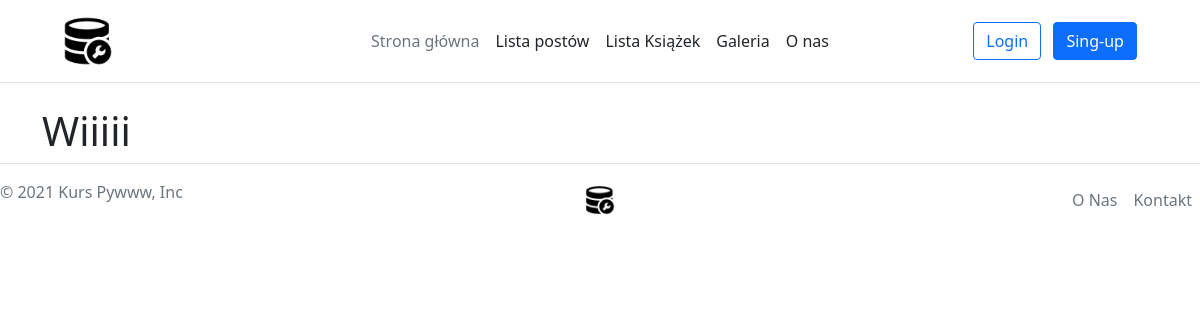
/galleries/, run on an earlier commit of the app's database.
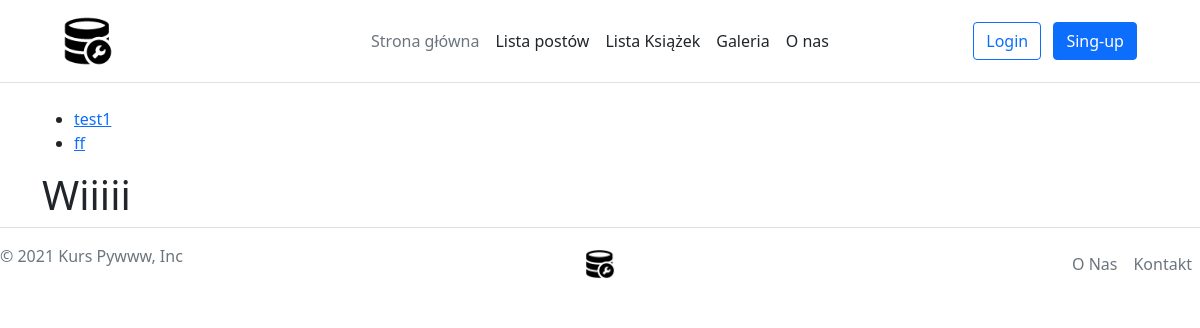
And on a later commit of the database.
### galleries/models.py (models this page shows, shortened)
class Gallery(Timestamped, SlugMixin):
    title = models.CharField(max_length=100)
    description = models.TextField(null=True, blank=True)
    status = models.CharField(max_length=15, choices=STATUS_CHOICES, default="new")

### galleries/views.py (the view)
# urls.py: path("", gallery_list, name="list"),
def gallery_list(request):
    galleries = Gallery.objects.filter(status='published')
    return render(request, 'galleries/list.html', {'galleries': galleries})

### galleries/templates/galleries/list.html (shortened to what this page needs)
{% extends 'base.html' %}
{% load static %}
{% block content %}
    <ul>
        {% for gallery in galleries %}
            {% if gallery.photos.all %}
            <li><a href="{% url 'galleries:details' gallery.id %}">{{ gallery.title }}</a></li>
            {% endif %}
        {% endfor %}
    </ul>
    <h1>Wiiiii</h1>
{% endblock %}

### templates/base.html (shortened to what this page needs)
    {% load static %}
    <!DOCTYPE html>
    <html lang="pl">
    <head>
        <link href="https://cdn.jsdelivr.net/npm/bootstrap@5.0.2/dist/css/bootstrap.min.css" rel="stylesheet">
    </head>
    <body>
        <header class="d-flex flex-wrap align-items-center justify-content-center justify-mb-between py-3 mb-4 border-bottom">
            <a href="{% url 'home' %}" class="d-flex align-items-center col-md-3 mb-2 mb-md-0 text=dark
            text-decoration-none">
                <img src="{% static "main/img/Database1.png" %}" height="50" alt=""></a>
            <ul class="nav col-12 col-md-auto mb-2 justify-content-center mb-md-0">
                <li><a class="nav-link px-2 link-secondary" href="{% url 'home' %}">Strona główna</a></li>
                <li><a class="nav-link px-2 link-dark" href="{% url 'posts:list' %}">Lista postów</a></li>
                <li><a class="nav-link px-2 link-dark" href="{% url 'books:list' %}">Lista Książek</a></li>
                <li><a class="nav-link px-2 link-dark" href="{% url 'galleries:list' %}">Galeria</a></li>
                <li><a class="nav-link px-2 link-dark" href="{% url 'about' %}">O nas</a></li>
            </ul>
            <div class="col-md-3 text-end">
                {%  if user.is_authenticated %}
                    <a type="button" class="btn btn-outline-primary me-2" href="{% url "logout" %}">Logout</a>
                {% else %}
                    <a type="button" class="btn btn-outline-primary me-2" href="{% url "login" %}">Login</a>
                    <a type="button" class="btn btn-primary" href="{% url "register:register" %}">Sing-up</a>
                {% endif %}
            </div>
        </header>
        <main>
            <div class="container">
                {% block content %}
                {% endblock %}
             </div>
        <footer class="d-flex flex-wrap justify-content-between aling-items-center py-3 border-top">
            <p class="col-md-4 mb-0 text-muted">&copy; 2021 Kurs Pywww, Inc</p>
            <a href="{% url 'home' %}" class="col-md-4 d-flex align-items-center justify-content-center mb-3 mb-md-0
            me-md-auto link-dark text-decoration-none">
                <img src="{% static "main/img/Database1.png" %}" height="30" alt="logo"></a>
            <ul class="nav col-md-4 justify-content-end">
                <li class="nav-item"><a href="{% url 'about' %}" class="nav-link px-2 text-muted">O Nas</a></li>
                <li class="nav-item"><a href="{% url 'contact' %}" class="nav-link px-2 text-muted">Kontakt</a></li>
            </ul>
        </footer>
        </main>
    </body>
    </html>

What changed in the data, as far as the page shows it:
now on this page (row edited): Gallery: title "test1"
added Gallery: title "ff"
